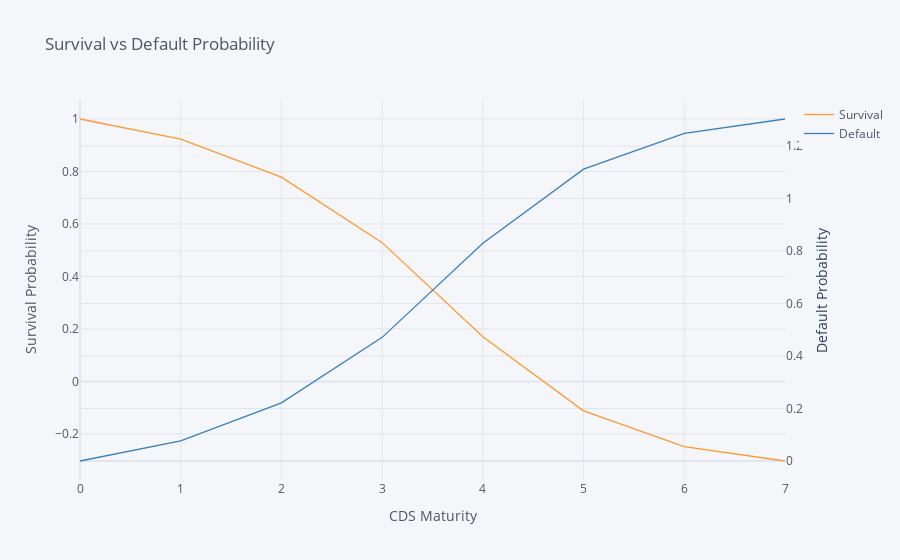

Notebook code cell kept with this figure:
### Code cell
CCMO = get_survival_probability(df.Maturity,df.Df,df.CCMO,0.10,plot_prob=True)

### Figure 1 — Plotly figure (JSON) as saved in the notebook; plotly's stock layout.template omitted (floating-point values rounded to 4 significant figures)
{"data": [{"line": {"color": "rgba(255, 153, 51, 1.0)", "dash": "solid", "shape": "linear", "width": 1.3}, "mode": "lines", "name": "Survival", "text": "", "type": "scatter", "x": [0, 1, 2, 3, 4, 5, 6, 7], "y": [1, 0.923, 0.7786, 0.5289, 0.1705, -0.1118, -0.2486, -0.3031]}, {"line": {"color": "rgba(55, 128, 191, 1.0)", "dash": "solid", "shape": "linear", "width": 1.3}, "mode": "lines", "name": "Default", "text": "", "type": "scatter", "x": [0, 1, 2, 3, 4, 5, 6, 7], "xaxis": "x", "y": [0, 0.07702, 0.2214, 0.4711, 0.8295, 1.112, 1.249, 1.303], "yaxis": "y2"}], "layout": {"legend": {"bgcolor": "#F5F6F9", "font": {"color": "#4D5663"}}, "paper_bgcolor": "#F5F6F9", "plot_bgcolor": "#F5F6F9", "title": {"font": {"color": "#4D5663"}, "text": "Survival vs Default Probability"}, "xaxis": {"gridcolor": "#E1E5ED", "showgrid": true, "tickfont": {"color": "#4D5663"}, "title": {"font": {"color": "#4D5663"}, "text": "CDS Maturity"}, "zerolinecolor": "#E1E5ED"}, "yaxis": {"gridcolor": "#E1E5ED", "showgrid": true, "tickfont": {"color": "#4D5663"}, "title": {"font": {"color": "#4D5663"}, "text": "Survival Probability"}, "zerolinecolor": "#E1E5ED"}, "yaxis2": {"anchor": "x", "gridcolor": "#E1E5ED", "overlaying": "y", "showgrid": true, "side": "right", "tickfont": {"color": "#4D5663"}, "title": {"text": "Default Probability"}, "zerolinecolor": "#E1E5ED"}}}
